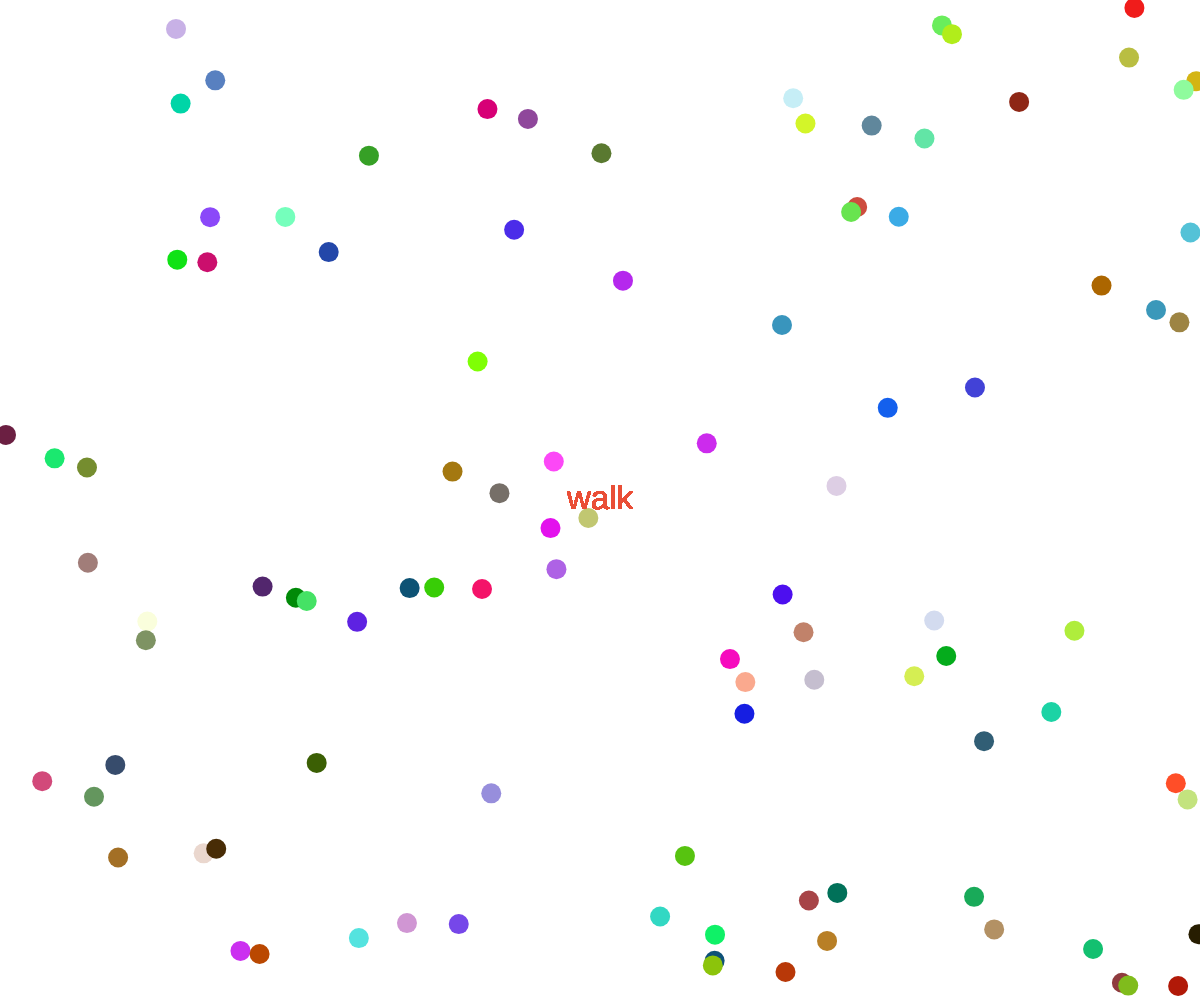
Frame 1 (no input)
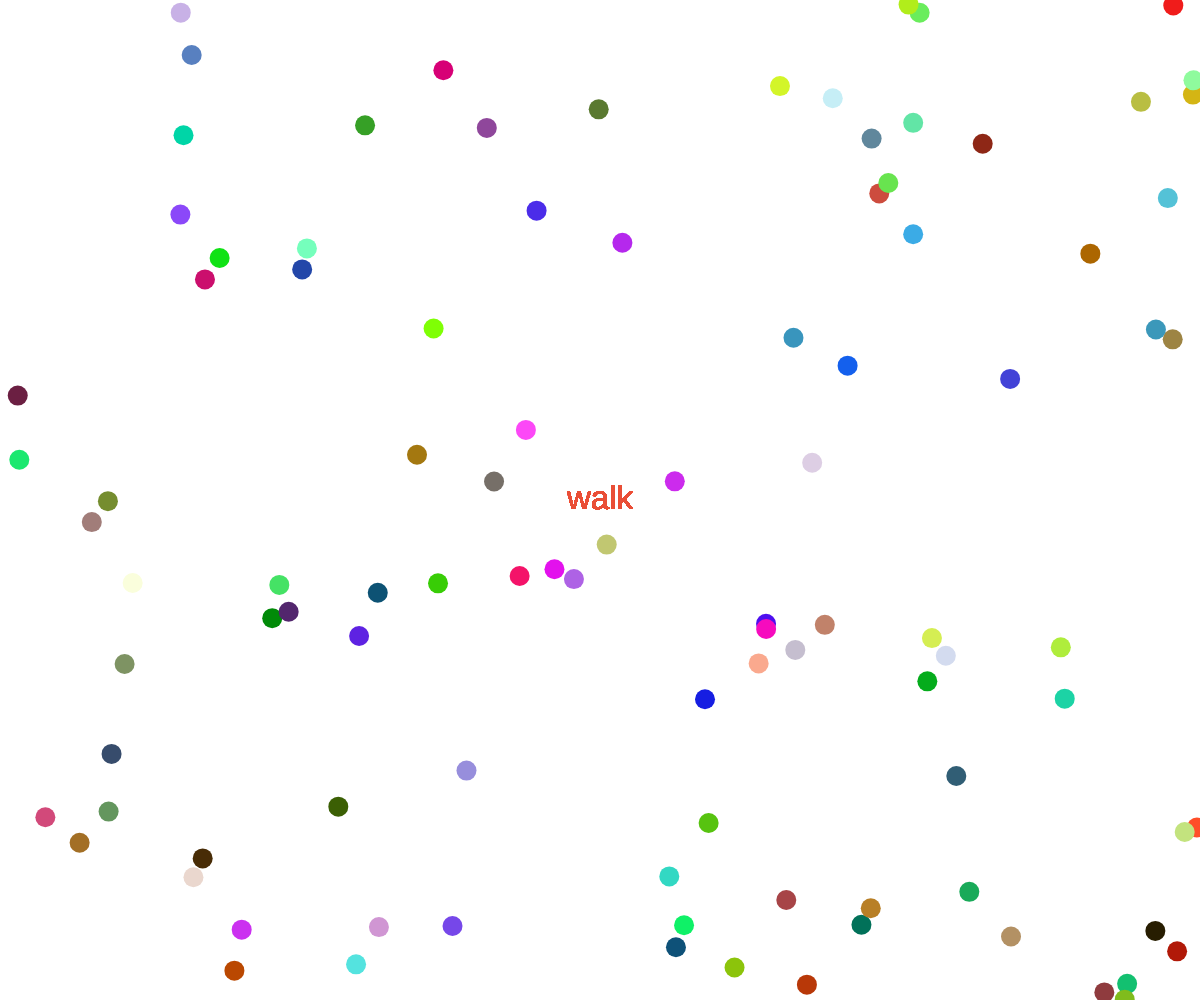
Frame 60 (no input)
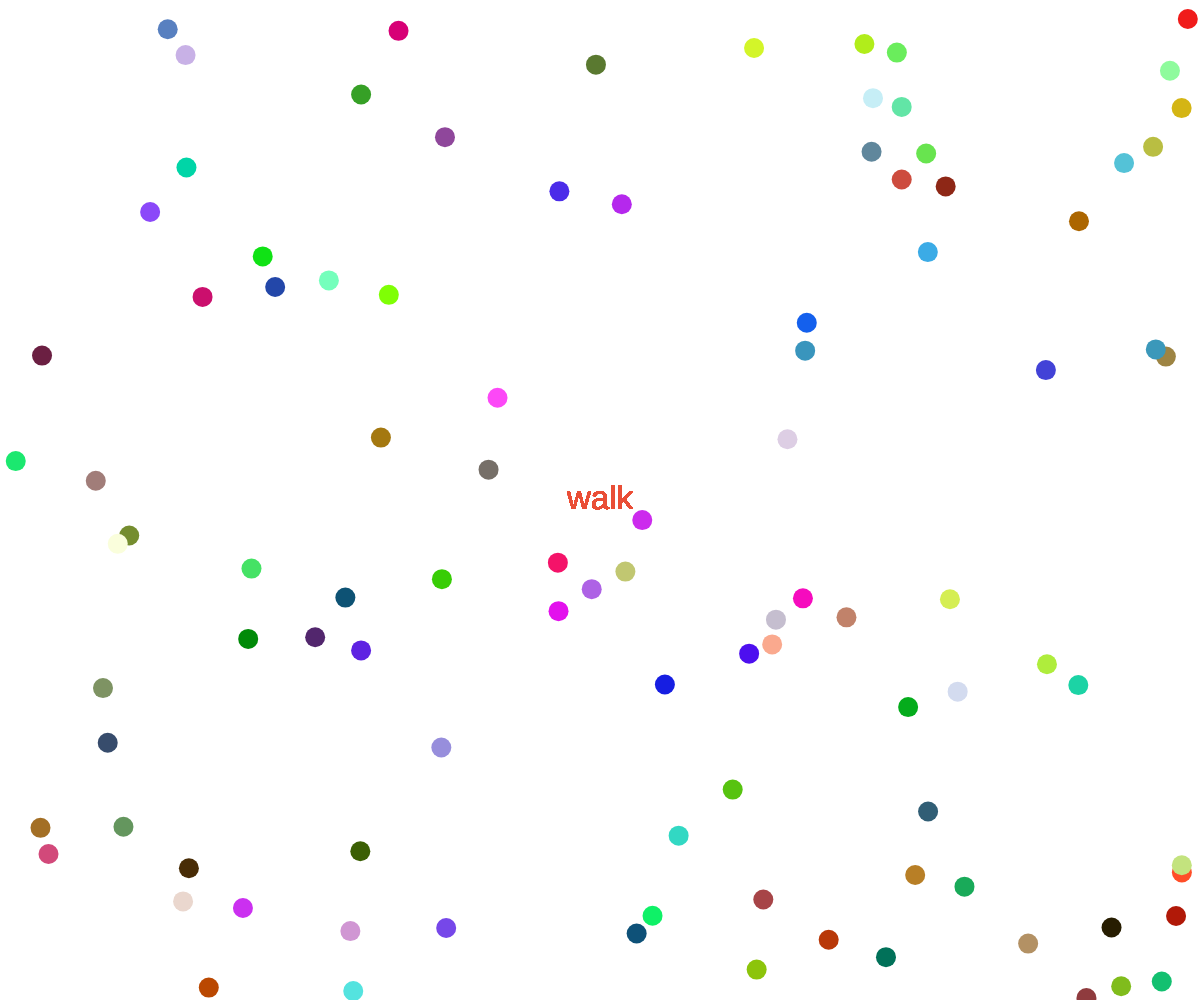
Frame 120 (the mouse pressed at the canvas centre since frame 60)

The p5.js sketch that drew these frames (run headless with seeded random() and noise() and a simulated clock; from frame 60 on, the mouse is pressed at the canvas centre):

// p5.js sketch
// ── sketch.js
var bugX = [];
var bugY = [];
var dirX = [];
var dirY = [];
var bool = [];
var vel = 1;
var decel = 0.4;
var repel = 100;
var on = 0;

var rr = [];
var gg = []; 
var bb =  [];


function setup() {
  for (var i = 0; i < 100; i++) {
    bugX[i] = random(0, windowWidth);
    bugY[i] = random(0, windowHeight);
    dirX[i] = random(-0.5, 0.5);
    dirY[i] = random(-0.5, 0.5);
    bool[i] = 0;
    rr[i] = random(0,255);
    gg[i] = random(0,255);
    bb[i] = random(0,255);    
  }
}

function draw() {
  createCanvas(windowWidth, windowHeight);
  noStroke();
  fill(233, 79, 55);
  textAlign(CENTER, CENTER);
  
  for (var i = 0; i < 100; i++) {
    textSize(111);
    if (on === 1) {
      vel = 90;
      fill(233, 79, 55);
      text("RUN!", windowWidth / 2, windowHeight / 2);
    } else {
      vel = 3;
      textSize(33);
      noStroke();
      fill(233, 79, 55);
      text("walk", windowWidth / 2, windowHeight / 2);
      //fill(255, 137, 102);
    }
    fill(rr[i],gg[i],bb[i]);
    ellipse(bugX[i], bugY[i], 20, 20);
    bugX[i] = bugX[i] + dirX[i] * (vel / 2);
    bugY[i] = bugY[i] + dirY[i] * (vel / 2);
    if (bugX[i] > windowWidth || bugX[i] < 0) {
      dirX[i] = dirX[i] * (-1);
    }
    if (bugY[i] > windowHeight || bugY[i] < 0) {
      dirY[i] = dirY[i] * (-1);
    }
  }
}

function mouseReleased() {
  if (on === 1) {
    on = on - 1;
  } else {
    on = on + 1;
  }
}
